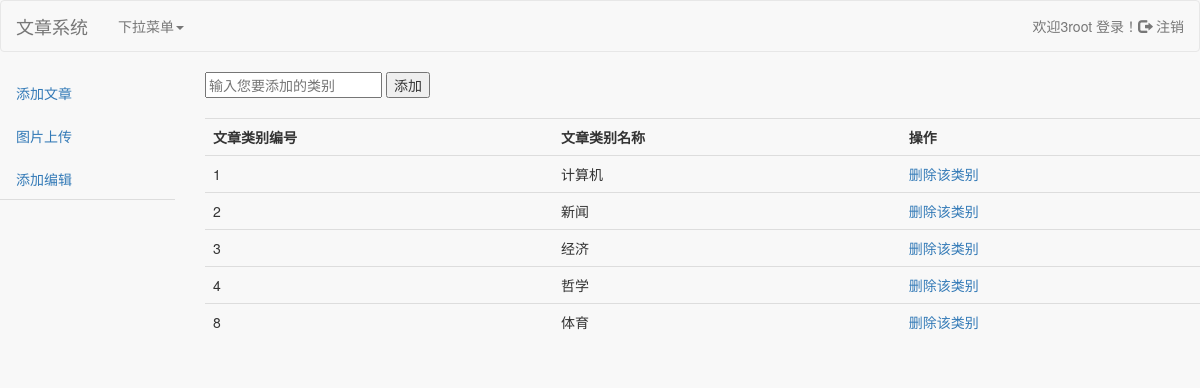
/add_tag.php (signed in), run on an earlier commit of the app's database.
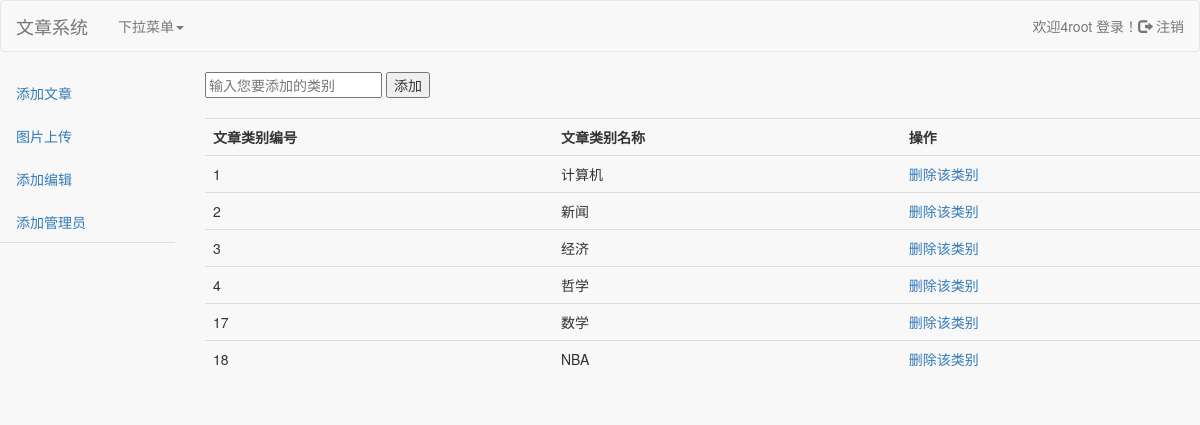
And on a later commit of the database.
### tables this page shows
CREATE TABLE `tag` (
  `tag_id` int(11) NOT NULL,
  `tag_name` varchar(100) NOT NULL
);

### model/base_model.class.php (called while the page is built, shortened)
<?php
class Base_Model
{
    private $host_name = HOST;
    private $user_name = USER;
    private $password = PASS;
    private $db_name = DB_NAME;
    public $conn;
    function __construct()
    {
        $config = mysqli_connect($this->host_name, $this->user_name, $this->password);
        $this->conn = $config;
        $res = mysqli_select_db($config, $this->db_name);
    }
    function fetch_all($sql)
    {
        $result = mysqli_query($this->conn, $sql);
        $data = array();
        if ($result && mysqli_num_rows($result) > 0) {
            while ($row = mysqli_fetch_assoc($result)) {
                $data[] = $row;
            }
        }
        return $data;
    }
}

### model/tag_model.class.php (called while the page is built, shortened)
<?php
require_once 'base_model.class.php';
class Tag_Model extends Base_Model
{
    function get_all_tag_info()
    {
        $tag_info = $this->fetch_all("SELECT * FROM tag");
        return $tag_info;
    }
}

### add_tag.php (the view, shortened to what this page needs)
<!DOCTYPE html>
<html>
<head>
    <link href="./lib/bootstrap_demo/vendor/bootstrap/css/bootstrap.min.css" rel="stylesheet">
    <link href="./lib/bootstrap_demo/vendor/metisMenu/metisMenu.min.css" rel="stylesheet">
    <link href="./lib/bootstrap_demo/dist/css/sb-admin-2.css" rel="stylesheet">
    <link href="./lib/bootstrap_demo/vendor/font-awesome/css/font-awesome.min.css" rel="stylesheet" type="text/css">
</head>
<body>
<nav class="navbar navbar-default" role="navigation">
    <div class="container-fluid">
        <div class="navbar-header">
            <a class="navbar-brand" href="index.php">文章系统</a>
        </div>
        <div>
            <ul class="nav navbar-nav navbar-left">
                <li class="dropdown">
                    <a href="#" class="dropdown-toggle" data-toggle="dropdown">下拉菜单<b class="caret"></b></a>
                </li>
            </ul>
            <ul class="nav navbar-nav navbar-right">
                <?php
                require './helpers/global_helper.php';
                require './model/tag_model.class.php';
                check_login();
                ?>
            </ul>
        </div>
    </div>
</nav
<div class="container-fluid">
    <div class="row">
        <div class="col-md-2">
            <?php
            switch ($_SESSION['role_type']) {
                case ROLE_TYPE_ADMIN:
                    echo "<ul class=\"nav nav-tabs nav-stacked\">
                        <li><a href='add_article.php'>添加文章</a></li>
                        <li><a href='upload_image.php'>图片上传</a></li>
                        <li><a href='add_editor.php'>添加编辑</a></li></ul>";
                    break;
                case ROLE_TYPE_SUPER:
                    echo "<ul class=\"nav nav-tabs nav-stacked\">
                        <li><a href='add_article.php'>添加文章</a></li>
                        <li><a href='upload_image.php'>图片上传</a></li>
                        <li><a href='add_editor.php'>添加编辑</a></li>
                        <li><a href='add_admin.php'>添加管理员</a></li></ul>";
                    break;
            }
            ?>
        </div>
        <div class="col-md-10 table-responsive">
            <form action="action.php?action=add_tag" method="post">
                <input type="text" name="tag_name" placeholder="输入您要添加的类别"/>
                <input type="submit" value="添加"/>
            </form>
            <br/>
            <table class="table table-hover">
                <tr>
                    <th>文章类别编号</th>
                    <th>文章类别名称</th>
                    <th>操作</th>
                </tr>
                <?php
                $tag_model = new Tag_Model();
                $tag_info_list = $tag_model->get_all_tag_info();
                $tag_num = count($tag_info_list);
                for ($i = 0; $i < $tag_num; $i++) {
                    echo "<tr>";
                    echo "<td>{$tag_info_list[$i]['tag_id']}</td>";
                    echo "<td>{$tag_info_list[$i]['tag_name']}</td>";
                    echo "<td><a href = 'javascript:delete_tag({$tag_info_list[$i]['tag_id']})' onclick=''>删除该类别</a></td>";
                    echo "</tr>";
                }
                ?>
            </table>
        </div>
    </div>
</body>
</html>

### helpers/global_helper.php (shortened to what this page needs)
<?php
function check_login()
{
    if (isset($_SESSION['user_name'])) {
        echo "<li><p class='navbar-text navbar-right'>欢迎" . $_SESSION['role_name'] . $_SESSION['user_name'] . " 登录！" . "</p></li>";
        echo '<li><a href="../action.php?action=logout"><span class="glyphicon glyphicon-log-out"></span> 注销</a></li>';
    } else {
        echo '<li><a href="../register.php"><span class="glyphicon glyphicon-user"></span> 注册</a></li>';
        echo '<li><a href="../login.php"><span class="glyphicon glyphicon-log-in"></span> 登录</a></li>';
    }
}

What changed in the data, as far as the page shows it:
removed tag: tag_id "8", tag_name "体育"
added tag: tag_id "17", tag_name "数学"
added tag: tag_id "18", tag_name "NBA"
Also different on the page:
$_SESSION['role_name']: "3" → "4"
text now shown: "添加管理员"
